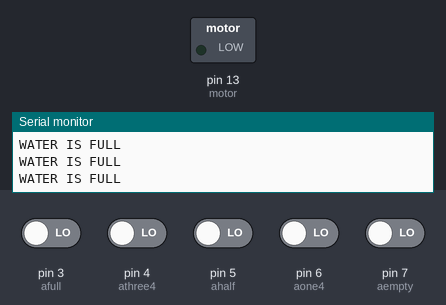
This sketch was run on a simulated Arduino Uno, built with avr-gcc and run on an emulated ATmega328P. Shown: switched loads named in the sketch (green lamp = pin HIGH), the last lines printed to the serial monitor. The inputs (shaded band) are chosen by the test bench; at power-on: pin 3 (afull), pin 4 (athree4), pin 5 (ahalf), pin 6 (aone4), pin 7 (aempty) LOW.

Above: at 1.8 s.
1.9 s: pin 3 (afull) driven HIGH
4.1 s: pin 4 (athree4) driven HIGH
6.3 s: pin 5 (ahalf) driven HIGH
8.5 s: pin 6 (aone4) driven HIGH and pin 7 (aempty) driven HIGH
At 10.0 s:
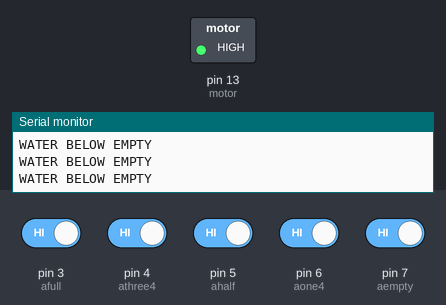
Timing chart, 0 to 11.1 s (numbered marks = the images above; inputs shaded):
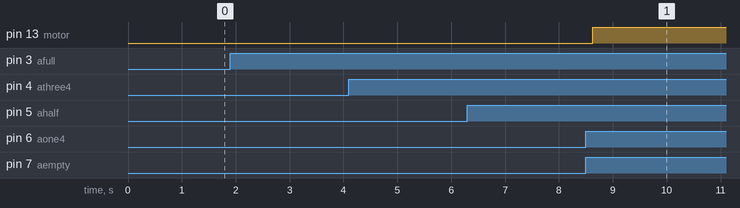

The sketch:

water_level_indicator_code.ino
```cpp
#include<SoftwareSerial.h>

#define    afull        3
#define    athree4      4
#define    ahalf        5
#define    aone4        6
#define    aempty       7
#define    motor       13
int state = 0, full = 0, three4 = 0, half = 0, one4 = 0, empty = 0;

SoftwareSerial BTSerial(10,11);           //TX |RX

void setup() {

  pinMode(afull, INPUT);
  pinMode(athree4, INPUT);
  pinMode(ahalf, INPUT);
  pinMode(aone4, INPUT);
  pinMode(aempty, INPUT);
  pinMode(motor, OUTPUT);

  void setmotor();

  Serial.begin(9600);
  BTSerial.begin(9600);
  Serial.println("water");
  BTSerial.println("water");
}

void loop() {

  full = digitalRead(afull);
  three4 = digitalRead(athree4);
  half = digitalRead(ahalf);
  one4 = digitalRead(aone4);
  empty = digitalRead(aempty);


    if(empty == HIGH && one4 == HIGH && half == HIGH && three4 == HIGH && full == HIGH)
    {
      state = 1;                                                                // WATER BELOW EMPTY
      setmotor(state);
      Serial.println("WATER BELOW EMPTY");
      BTSerial.println("*b0% \t \t Motor ON \n* *A0*");
      delay(500);
    }


    if(empty == LOW && one4 == HIGH && half == HIGH && three4 == HIGH && full == HIGH)
    {
      setmotor(state);                                                          //WATER IS BELOW 1/4
      Serial.println("WATER IS BELOW 1/4");
      BTSerial.print("*bBelow 25% \t \t* *A25*");
      if (state == 1)
      BTSerial.println("*bMOTOR ON \n*");
      else
      BTSerial.println("*bMOTOR OFF \n*");
      delay(500);
    }


    if(empty == LOW && one4 == LOW && half == HIGH && three4 == HIGH && full == HIGH)
    {
      setmotor(state);                                                          //WATER IS BELOW HALF
      Serial.println("WATER IS BELOW HALF");
      BTSerial.print("*bBelow 50% \t \t* *A50*");
        if (state == 1)
      BTSerial.println("*bMOTOR ON \n*");
      else
      BTSerial.println("*bMOTOR OFF \n*");
      delay(500);
    }


    if(empty == LOW && one4 == LOW && half == LOW && three4 == HIGH && full == HIGH)
    {
      setmotor(state);                                                          //WATER IS BELOW 3/4
      Serial.println("WATER IS BELOW 3/4");
      BTSerial.print("*bBelow 75% \t \t* *A75*");
        if (state == 1)
      BTSerial.println("*bMOTOR ON \n*");
      else
      BTSerial.println("*bMOTOR OFF \n*");
      delay(500);
    }


    if(empty == LOW && one4 == LOW && half == LOW && three4 == LOW && full == HIGH)
    {
      setmotor(state);                                                          //WATER IS BELOW FULL
      Serial.println("WATER IS BELOW FULL");
      BTSerial.print("*bAbove 75% \t \t* *A85*");
        if (state == 1)
      BTSerial.println("*bMOTOR ON \n*");
      else
      BTSerial.println("*bMOTOR OFF \n*");
      delay(500);
    }


    if(empty == LOW && one4 == LOW && half == LOW && three4 == LOW && full == LOW)
    {
      state = 0;
      setmotor(state);                                                          //WATER IS FULL
      Serial.println("WATER IS FULL");
      BTSerial.println("*b100% \t \t MOTOR OFF \n* *A100*");
      delay(500);
    }
}

void setmotor(int state)
{
  if (state == 1)
      {
        digitalWrite(motor, HIGH);
      }
      else
      {
        digitalWrite(motor, LOW);
      }
}
```

Measured:
- after the input at 8.5 s, pin 13 (motor): LOW → HIGH after 0.12 s
